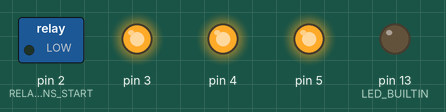
This sketch was run on a simulated Arduino Uno, built with avr-gcc and run on an emulated ATmega328P. Parts: switched loads named in the sketch (green lamp = pin HIGH), output pins drawn as LEDs (lit = HIGH).

Above: at 0.12 s.
At 0.87 s:
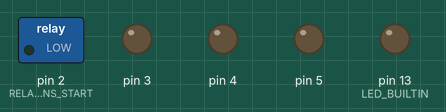
At 1.37 s:
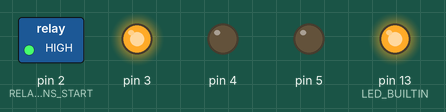
At 1.87 s:
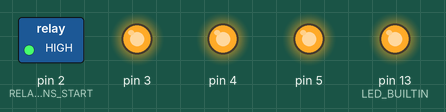
At 3.12 s:
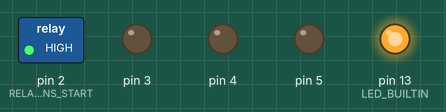
At 4.37 s:
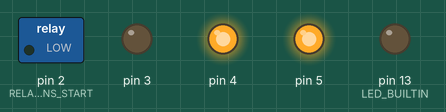
Timing chart, 0 to 4.7 s (numbered marks = the images above):
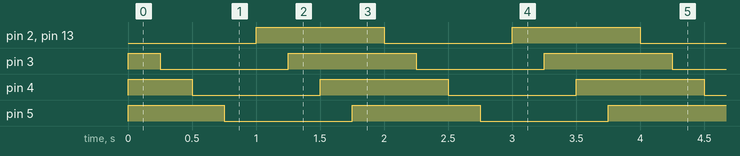

Measured:
- by itself, pin 2 (RELAY_PINS_START), pin 3–5, pin 13 (LED_BUILTIN): alternates HIGH for 1.0 s and LOW for 1.0 s
- by itself, everything shown: repeats every 2.0 s, in 8 steps

The sketch:

relay_cycle.ino
```cpp
#define RELAY_PINS_START 2
#define RELAYS 4
#define RELAY_DELAY 250

int k;

void setup() {
  for(k=RELAY_PINS_START; k<RELAY_PINS_START+RELAYS; k++){pinMode(k, OUTPUT);}
  pinMode(LED_BUILTIN, OUTPUT);

  for(k=RELAY_PINS_START; k<RELAY_PINS_START+RELAYS; k++){digitalWrite(k, HIGH);}
  digitalWrite(LED_BUILTIN, LOW);
}

void loop() {
  for(k=RELAY_PINS_START; k<RELAY_PINS_START+RELAYS; k++)
  {
    digitalWrite(k, LOW); delay(RELAY_DELAY);
  }
  digitalWrite(LED_BUILTIN, HIGH);
  for(k=RELAY_PINS_START; k<RELAY_PINS_START+RELAYS; k++)
  {
    digitalWrite(k, HIGH); delay(RELAY_DELAY);
  }
  digitalWrite(LED_BUILTIN, LOW);
}
```
